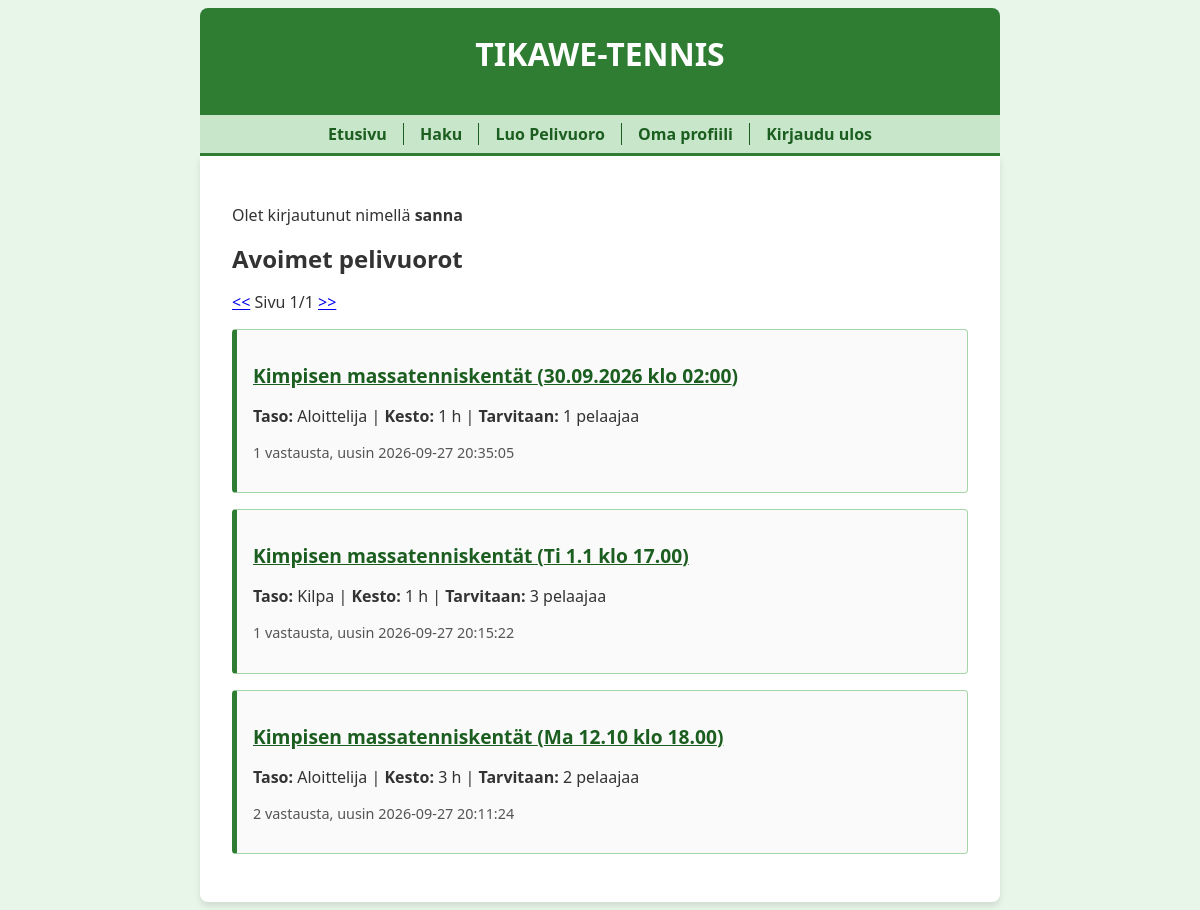
/ (signed in), run on the app's committed database.
### tables this page shows
CREATE TABLE threads (
    id INTEGER PRIMARY KEY,
    peliaika TEXT,
    pelipaikka TEXT,
    pelitaso TEXT,
    pelaajien_maara INTEGER,
    kesto INTEGER,
    user_id INTEGER REFERENCES users
);

### app.py (the view)
@app.route("/")
@app.route("/<int:page>")
def index(page=1):
    if "user_id" not in session:
        flash("Kirjaudu sisään nähdäksesi avoimet pelivuorot.")
        return redirect("/login")
    page_size = 10
    total_threads = forum.thread_count()
    page_count = math.ceil(total_threads / page_size)
    page_count = max(page_count, 1)
    if page < 1:
        return redirect("/1")
    if page > page_count:
        return redirect("/" + str(page_count))
    threads = forum.get_threads(page, page_size)
    return render_template("index.html", page=page, page_count=page_count, threads=threads)

### app.py (called while the page is built)
@app.before_request
def before_request():
    g.start_time = time.time()

@app.after_request
def after_request(response):
    elapsed_time = round(time.time() - g.start_time, 2)
    print("elapsed time:", elapsed_time, "s")
    return response

### db.py (called while the page is built)
def get_connection():
    con = sqlite3.connect("database.db")
    con.execute("PRAGMA foreign_keys = ON")
    con.row_factory = sqlite3.Row
    return con

def query(sql, params=[]):
    con = get_connection()
    result = con.execute(sql, params).fetchall()
    con.close()
    return result

### forum.py (called while the page is built)
def thread_count():
    sql = "SELECT COUNT(*) FROM threads"
    result = db.query(sql)
    return result[0][0] if result else 0

def get_threads(page, page_size):
    sql = """SELECT t.id, t.peliaika, t.pelipaikka, t.pelitaso, t.pelaajien_maara, t.kesto, COUNT(m.id) total, MAX(m.sent_at) last
             FROM threads t, messages m
             WHERE t.id = m.thread_id AND m.status = 1
             GROUP BY t.id
             ORDER BY t.id DESC
             LIMIT ? OFFSET ?"""
    limit = page_size
    offset = page_size * (page - 1)
    return db.query(sql, [limit, offset])

### templates/index.html (shortened to what this page needs)
{% extends "layout.html" %}
{% block content %}
  {% if session.username %}
  <p>Olet kirjautunut nimellä <strong>{{ session.username }}</strong></p>
  {% else %}
  <p><a href="/login">Kirjaudu sisään tai luo tunnus</a> ilmoittaaksesi omista pelivuoroistasi.</p>
  {% endif %}
  <h2>Avoimet pelivuorot</h2>
  <p>
    <a href="/{{ page - 1 }}">&lt;&lt;</a>
    Sivu {{ page }}/{{ page_count }}
    <a href="/{{ page + 1 }}">&gt;&gt;</a>
  </p>
  {% for thread in threads %}
  <div class="thread">
    <p>
      <a href="/thread/{{ thread.id }}" style="font-size: 1.2em; font-weight: bold; color: #1b5e20;">
        {{ thread.pelipaikka }} ({{ thread.peliaika }})
      </a>
    </p>
    <p style="color: #333;">
      <strong>Taso:</strong> {{ thread.pelitaso }} | <strong>Kesto:</strong> {{ thread.kesto }} h | <strong>Tarvitaan:</strong> {{ thread.pelaajien_maara }} pelaajaa
    </p>
    <p style="color: #555; font-size: 0.9em;">
      {{ thread.total }} vastausta, uusin {{ thread.last }}
    </p>
  </div>
  {% else %}
  <p>Ei avoimia pelivuoroja tällä hetkellä.</p>
  {% endfor %}
{% endblock %}

### static/main.css (style rules this page uses)
body { margin: auto; max-width: 50em; font-family: 'Segoe UI', Tahoma, Geneva, Verdana, sans-serif; background-color: #e8f5e9; color: #333; }
h1, h2, h3 { margin: 0 0 0.5em 0; }
.thread { border: 1px solid #a5d6a7; border-left: 5px solid #2e7d32; margin: 1em 0; padding: 1em; border-radius: 4px; background-color: #fafafa; transition: background-color 0.2s; }

### data on the page
threads: pelipaikka "Kimpisen massatenniskentät", peliaika "30.09.2026 klo 02:00", pelitaso "Aloittelija", kesto "1", pelaajien_maara "1", total "1", last "2026-09-27 20:35:05"
threads: pelipaikka "Kimpisen massatenniskentät", peliaika "Ti 1.1 klo 17.00", pelitaso "Kilpa", kesto "1", pelaajien_maara "3", total "1", last "2026-09-27 20:15:22"
threads: pelipaikka "Kimpisen massatenniskentät", peliaika "Ma 12.10 klo 18.00", pelitaso "Aloittelija", kesto "3", pelaajien_maara "2", total "2", last "2026-09-27 20:11:24"

### other printed values
{{ session.username }} "sanna"
{{ page }} "1"
{{ page_count }} "1"
